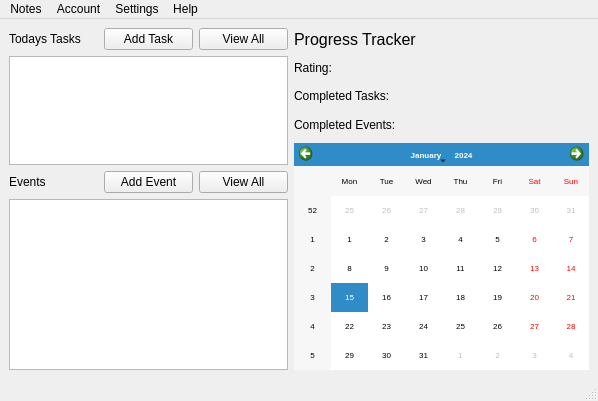
<?xml version="1.0" encoding="UTF-8"?>
<ui version="4.0">
 <class>home</class>
 <widget class="QMainWindow" name="home">
  <property name="geometry">
   <rect>
    <x>0</x>
    <y>0</y>
    <width>598</width>
    <height>401</height>
   </rect>
  </property>
  <property name="windowTitle">
   <string>MainWindow</string>
  </property>
  <widget class="QWidget" name="centralwidget">
   <layout class="QGridLayout" name="gridLayout">
    <item row="3" column="4">
     <widget class="QLabel" name="userCompletedEventsLabel">
      <property name="text">
       <string/>
      </property>
     </widget>
    </item>
    <item row="0" column="1">
     <widget class="QPushButton" name="pushButton">
      <property name="text">
       <string>Add Task</string>
      </property>
     </widget>
    </item>
    <item row="1" column="0" rowspan="4" colspan="3">
     <widget class="QListView" name="listView"/>
    </item>
    <item row="3" column="3">
     <widget class="QLabel" name="completedEventsLabel">
      <property name="text">
       <string>Completed Events: </string>
      </property>
     </widget>
    </item>
    <item row="1" column="3">
     <widget class="QLabel" name="ratingLabel">
      <property name="text">
       <string>Rating:</string>
      </property>
     </widget>
    </item>
    <item row="5" column="1">
     <widget class="QPushButton" name="pushButton_2">
      <property name="text">
       <string>Add Event</string>
      </property>
     </widget>
    </item>
    <item row="2" column="4">
     <widget class="QLabel" name="userCompletedTasksLabel">
      <property name="text">
       <string/>
      </property>
     </widget>
    </item>
    <item row="1" column="4">
     <widget class="QLabel" name="userRatingLabel">
      <property name="text">
       <string/>
      </property>
     </widget>
    </item>
    <item row="6" column="0" colspan="3">
     <widget class="QListView" name="listView_2"/>
    </item>
    <item row="4" column="3" rowspan="3" colspan="3">
     <widget class="QCalendarWidget" name="calendarWidget">
      <property name="font">
       <font>
        <pointsize>6</pointsize>
       </font>
      </property>
     </widget>
    </item>
    <item row="0" column="0">
     <widget class="QLabel" name="label">
      <property name="text">
       <string>Todays Tasks</string>
      </property>
     </widget>
    </item>
    <item row="5" column="2">
     <widget class="QPushButton" name="pushButton_4">
      <property name="text">
       <string>View All</string>
      </property>
     </widget>
    </item>
    <item row="0" column="3" colspan="2">
     <widget class="QLabel" name="label_3">
      <property name="font">
       <font>
        <pointsize>12</pointsize>
       </font>
      </property>
      <property name="text">
       <string>Progress Tracker</string>
      </property>
     </widget>
    </item>
    <item row="5" column="0">
     <widget class="QLabel" name="label_2">
      <property name="text">
       <string>Events</string>
      </property>
     </widget>
    </item>
    <item row="0" column="2">
     <widget class="QPushButton" name="pushButton_3">
      <property name="text">
       <string>View All</string>
      </property>
     </widget>
    </item>
    <item row="2" column="3">
     <widget class="QLabel" name="completedTasksLabel">
      <property name="text">
       <string>Completed Tasks: </string>
      </property>
     </widget>
    </item>
   </layout>
  </widget>
  <widget class="QMenuBar" name="menubar">
   <property name="geometry">
    <rect>
     <x>0</x>
     <y>0</y>
     <width>598</width>
     <height>22</height>
    </rect>
   </property>
   <widget class="QMenu" name="menuAccount">
    <property name="title">
     <string>Account</string>
    </property>
    <addaction name="actionAccount"/>
   </widget>
   <widget class="QMenu" name="menuSettings">
    <property name="title">
     <string>Settings</string>
    </property>
   </widget>
   <widget class="QMenu" name="menuHelp">
    <property name="title">
     <string>Help</string>
    </property>
   </widget>
   <widget class="QMenu" name="menuNotes">
    <property name="title">
     <string>Notes</string>
    </property>
    <addaction name="actionNotes"/>
   </widget>
   <addaction name="menuNotes"/>
   <addaction name="menuAccount"/>
   <addaction name="menuSettings"/>
   <addaction name="menuHelp"/>
  </widget>
  <widget class="QStatusBar" name="statusbar"/>
  <action name="actionNotes">
   <property name="text">
    <string>Notes</string>
   </property>
  </action>
  <action name="actionAccount">
   <property name="text">
    <string>Account</string>
   </property>
  </action>
 </widget>
 <resources/>
 <connections/>
</ui>
